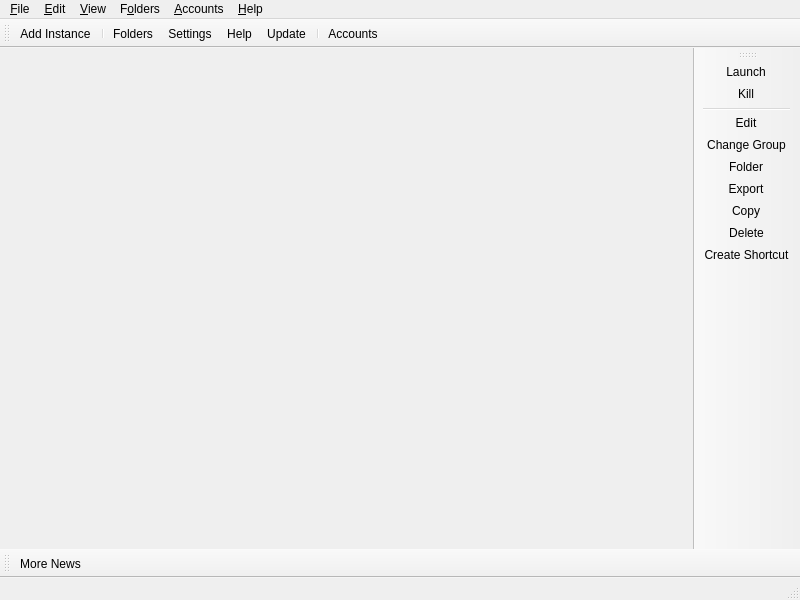
<?xml version="1.0" encoding="UTF-8"?>
<ui version="4.0">
 <class>MainWindow</class>
 <widget class="QMainWindow" name="MainWindow">
  <property name="geometry">
   <rect>
    <x>0</x>
    <y>0</y>
    <width>800</width>
    <height>600</height>
   </rect>
  </property>
  <widget class="QWidget" name="centralWidget">
   <layout class="QHBoxLayout" name="horizontalLayout">
    <property name="spacing">
     <number>0</number>
    </property>
    <property name="leftMargin">
     <number>0</number>
    </property>
    <property name="topMargin">
     <number>0</number>
    </property>
    <property name="rightMargin">
     <number>0</number>
    </property>
    <property name="bottomMargin">
     <number>0</number>
    </property>
   </layout>
  </widget>
  <widget class="QStatusBar" name="statusBar"/>
  <widget class="QToolBar" name="mainToolBar">
   <property name="windowTitle">
    <string>Main Toolbar</string>
   </property>
   <property name="allowedAreas">
    <set>Qt::ToolBarArea::BottomToolBarArea|Qt::ToolBarArea::TopToolBarArea</set>
   </property>
   <property name="toolButtonStyle">
    <enum>Qt::ToolButtonStyle::ToolButtonTextBesideIcon</enum>
   </property>
   <property name="floatable">
    <bool>false</bool>
   </property>
   <attribute name="toolBarArea">
    <enum>TopToolBarArea</enum>
   </attribute>
   <attribute name="toolBarBreak">
    <bool>false</bool>
   </attribute>
   <addaction name="actionAddInstance"/>
   <addaction name="separator"/>
   <addaction name="actionFoldersButton"/>
   <addaction name="actionSettings"/>
   <addaction name="actionHelpButton"/>
   <addaction name="actionCheckUpdate"/>
   <addaction name="separator"/>
   <addaction name="actionAccountsButton"/>
  </widget>
  <widget class="QToolBar" name="newsToolBar">
   <property name="windowTitle">
    <string>News Toolbar</string>
   </property>
   <property name="allowedAreas">
    <set>Qt::ToolBarArea::BottomToolBarArea|Qt::ToolBarArea::TopToolBarArea</set>
   </property>
   <property name="iconSize">
    <size>
     <width>16</width>
     <height>16</height>
    </size>
   </property>
   <property name="toolButtonStyle">
    <enum>Qt::ToolButtonStyle::ToolButtonTextBesideIcon</enum>
   </property>
   <property name="floatable">
    <bool>false</bool>
   </property>
   <attribute name="toolBarArea">
    <enum>BottomToolBarArea</enum>
   </attribute>
   <attribute name="toolBarBreak">
    <bool>false</bool>
   </attribute>
   <addaction name="actionMoreNews"/>
  </widget>
  <widget class="WideBar" name="instanceToolBar">
   <property name="windowTitle">
    <string>Instance Toolbar</string>
   </property>
   <property name="allowedAreas">
    <set>Qt::ToolBarArea::LeftToolBarArea|Qt::ToolBarArea::RightToolBarArea</set>
   </property>
   <property name="iconSize">
    <size>
     <width>16</width>
     <height>16</height>
    </size>
   </property>
   <property name="toolButtonStyle">
    <enum>Qt::ToolButtonStyle::ToolButtonTextBesideIcon</enum>
   </property>
   <property name="floatable">
    <bool>false</bool>
   </property>
   <property name="useDefaultAction" stdset="0">
    <bool>true</bool>
   </property>
   <attribute name="toolBarArea">
    <enum>RightToolBarArea</enum>
   </attribute>
   <attribute name="toolBarBreak">
    <bool>false</bool>
   </attribute>
   <addaction name="actionLaunchInstance"/>
   <addaction name="actionKillInstance"/>
   <addaction name="separator"/>
   <addaction name="actionEditInstance"/>
   <addaction name="actionChangeInstGroup"/>
   <addaction name="actionViewSelectedInstFolder"/>
   <addaction name="actionExportInstance"/>
   <addaction name="actionCopyInstance"/>
   <addaction name="actionDeleteInstance"/>
   <addaction name="actionCreateInstanceShortcut"/>
  </widget>
  <widget class="QMenuBar" name="menuBar">
   <property name="geometry">
    <rect>
     <x>0</x>
     <y>0</y>
     <width>800</width>
     <height>30</height>
    </rect>
   </property>
   <widget class="QMenu" name="fileMenu">
    <property name="title">
     <string>&amp;File</string>
    </property>
    <property name="toolTipsVisible">
     <bool>true</bool>
    </property>
    <addaction name="actionAddInstance"/>
    <addaction name="separator"/>
    <addaction name="actionLaunchInstance"/>
    <addaction name="actionKillInstance"/>
    <addaction name="separator"/>
    <addaction name="actionEditInstance"/>
    <addaction name="actionChangeInstGroup"/>
    <addaction name="actionViewSelectedInstFolder"/>
    <addaction name="actionExportInstance"/>
    <addaction name="actionCopyInstance"/>
    <addaction name="actionDeleteInstance"/>
    <addaction name="actionCreateInstanceShortcut"/>
    <addaction name="separator"/>
    <addaction name="actionSettings"/>
    <addaction name="actionCloseWindow"/>
   </widget>
   <widget class="QMenu" name="editMenu">
    <property name="title">
     <string>&amp;Edit</string>
    </property>
    <property name="toolTipsVisible">
     <bool>true</bool>
    </property>
    <addaction name="actionUndoTrashInstance"/>
   </widget>
   <widget class="QMenu" name="viewMenu">
    <property name="title">
     <string>&amp;View</string>
    </property>
    <property name="toolTipsVisible">
     <bool>true</bool>
    </property>
    <addaction name="actionChangeTheme"/>
    <addaction name="separator"/>
    <addaction name="actionToggleStatusBar"/>
    <addaction name="actionLockToolbars"/>
    <addaction name="separator"/>
   </widget>
   <widget class="QMenu" name="foldersMenu">
    <property name="title">
     <string>F&amp;olders</string>
    </property>
    <property name="toolTipsVisible">
     <bool>true</bool>
    </property>
    <addaction name="actionViewLauncherRootFolder"/>
    <addaction name="actionViewLogsFolder"/>
    <addaction name="separator"/>
    <addaction name="actionViewInstanceFolder"/>
    <addaction name="actionViewIconsFolder"/>
    <addaction name="actionViewCentralModsFolder"/>
    <addaction name="actionViewJavaFolder"/>
    <addaction name="actionViewSkinsFolder"/>
    <addaction name="separator"/>
    <addaction name="actionViewWidgetThemeFolder"/>
    <addaction name="actionViewIconThemeFolder"/>
    <addaction name="actionViewCatPackFolder"/>
   </widget>
   <widget class="QMenu" name="accountsMenu">
    <property name="title">
     <string>&amp;Accounts</string>
    </property>
   </widget>
   <widget class="QMenu" name="helpMenu">
    <property name="title">
     <string>&amp;Help</string>
    </property>
    <property name="toolTipsVisible">
     <bool>true</bool>
    </property>
    <addaction name="actionClearMetadata"/>
    <addaction name="actionReportBug"/>
    <addaction name="actionViewLog"/>
    <addaction name="actionAddToPATH"/>
    <addaction name="separator"/>
    <addaction name="actionMATRIX"/>
    <addaction name="actionDISCORD"/>
    <addaction name="actionREDDIT"/>
    <addaction name="separator"/>
    <addaction name="actionMoreNews"/>
    <addaction name="actionCheckUpdate"/>
    <addaction name="actionOpenWiki"/>
    <addaction name="actionAbout"/>
   </widget>
   <addaction name="fileMenu"/>
   <addaction name="editMenu"/>
   <addaction name="viewMenu"/>
   <addaction name="foldersMenu"/>
   <addaction name="accountsMenu"/>
   <addaction name="helpMenu"/>
  </widget>
  <action name="actionMoreNews">
   <property name="icon">
    <iconset theme="news"/>
   </property>
   <property name="text">
    <string>More News...</string>
   </property>
   <property name="toolTip">
    <string>Open the development blog to read more news about %1.</string>
   </property>
  </action>
  <action name="actionCAT">
   <property name="checkable">
    <bool>true</bool>
   </property>
   <property name="icon">
    <iconset theme="cat"/>
   </property>
   <property name="text">
    <string>&amp;Meow</string>
   </property>
   <property name="toolTip">
    <string>It's a fluffy kitty :3</string>
   </property>
  </action>
  <action name="actionToggleStatusBar">
   <property name="checkable">
    <bool>true</bool>
   </property>
   <property name="text">
    <string>Status Bar</string>
   </property>
  </action>
  <action name="actionLockToolbars">
   <property name="checkable">
    <bool>true</bool>
   </property>
   <property name="text">
    <string>Lock Toolbars</string>
   </property>
  </action>
  <action name="actionUndoTrashInstance">
   <property name="enabled">
    <bool>false</bool>
   </property>
   <property name="text">
    <string>&amp;Undo Last Instance Deletion</string>
   </property>
  </action>
  <action name="actionAddInstance">
   <property name="icon">
    <iconset theme="new"/>
   </property>
   <property name="text">
    <string>Add Instanc&amp;e...</string>
   </property>
   <property name="toolTip">
    <string>Add a new instance.</string>
   </property>
  </action>
  <action name="actionCheckUpdate">
   <property name="icon">
    <iconset theme="checkupdate"/>
   </property>
   <property name="text">
    <string>&amp;Update...</string>
   </property>
   <property name="toolTip">
    <string>Check for new updates for %1.</string>
   </property>
   <property name="menuRole">
    <enum>QAction::MenuRole::ApplicationSpecificRole</enum>
   </property>
  </action>
  <action name="actionSettings">
   <property name="icon">
    <iconset theme="settings"/>
   </property>
   <property name="text">
    <string>Setti&amp;ngs...</string>
   </property>
   <property name="toolTip">
    <string>Change settings.</string>
   </property>
   <property name="menuRole">
    <enum>QAction::MenuRole::PreferencesRole</enum>
   </property>
  </action>
  <action name="actionManageSkins">
   <property name="icon">
    <iconset theme="settings"/>
   </property>
   <property name="text">
    <string>Manage &amp;Skins...</string>
   </property>
  </action>
  <action name="actionManageAccounts">
   <property name="icon">
    <iconset theme="accounts"/>
   </property>
   <property name="text">
    <string>&amp;Manage Accounts...</string>
   </property>
  </action>
  <action name="actionLaunchInstance">
   <property name="icon">
    <iconset theme="launch"/>
   </property>
   <property name="text">
    <string>&amp;Launch</string>
   </property>
   <property name="toolTip">
    <string>Launch the selected instance.</string>
   </property>
  </action>
  <action name="actionKillInstance">
   <property name="icon">
    <iconset theme="status-bad"/>
   </property>
   <property name="text">
    <string>&amp;Kill</string>
   </property>
   <property name="toolTip">
    <string>Kill the running instance.</string>
   </property>
   <property name="shortcut">
    <string>Ctrl+K</string>
   </property>
  </action>
  <action name="actionRenameInstance">
   <property name="icon">
    <iconset theme="rename"/>
   </property>
   <property name="text">
    <string>Rename</string>
   </property>
   <property name="toolTip">
    <string>Rename the selected instance.</string>
   </property>
  </action>
  <action name="actionChangeInstGroup">
   <property name="icon">
    <iconset theme="tag"/>
   </property>
   <property name="text">
    <string>&amp;Change Group...</string>
   </property>
   <property name="toolTip">
    <string>Change the selected instance's group.</string>
   </property>
   <property name="shortcut">
    <string>Ctrl+G</string>
   </property>
  </action>
  <action name="actionChangeInstIcon">
   <property name="text">
    <string>Change Icon</string>
   </property>
   <property name="toolTip">
    <string>Change the selected instance's icon.</string>
   </property>
  </action>
  <action name="actionEditInstance">
   <property name="icon">
    <iconset theme="settings"/>
   </property>
   <property name="text">
    <string>&amp;Edit...</string>
   </property>
   <property name="toolTip">
    <string>Change the instance settings, mods and versions.</string>
   </property>
   <property name="shortcut">
    <string>Ctrl+I</string>
   </property>
  </action>
  <action name="actionViewSelectedInstFolder">
   <property name="icon">
    <iconset theme="viewfolder"/>
   </property>
   <property name="text">
    <string>&amp;Folder</string>
   </property>
   <property name="toolTip">
    <string>Open the selected instance's root folder in a file browser.</string>
   </property>
  </action>
  <action name="actionDeleteInstance">
   <property name="icon">
    <iconset theme="delete"/>
   </property>
   <property name="text">
    <string>Dele&amp;te</string>
   </property>
   <property name="toolTip">
    <string>Delete the selected instance.</string>
   </property>
   <property name="autoRepeat">
    <bool>false</bool>
   </property>
  </action>
  <action name="actionCopyInstance">
   <property name="icon">
    <iconset theme="copy"/>
   </property>
   <property name="text">
    <string>Cop&amp;y...</string>
   </property>
   <property name="toolTip">
    <string>Copy the selected instance.</string>
   </property>
   <property name="shortcut">
    <string>Ctrl+D</string>
   </property>
  </action>
  <action name="actionExportInstance">
   <property name="icon">
    <iconset theme="export"/>
   </property>
   <property name="text">
    <string>E&amp;xport...</string>
   </property>
   <property name="toolTip">
    <string>Export the selected instance to supported formats.</string>
   </property>
  </action>
  <action name="actionExportInstanceZip">
   <property name="icon">
    <iconset theme="launcher"/>
   </property>
   <property name="text">
    <string>Prism Launcher (zip)</string>
   </property>
  </action>
  <action name="actionExportInstanceMrPack">
   <property name="icon">
    <iconset theme="modrinth"/>
   </property>
   <property name="text">
    <string>Modrinth (mrpack)</string>
   </property>
  </action>
  <action name="actionExportInstanceFlamePack">
   <property name="icon">
    <iconset theme="flame"/>
   </property>
   <property name="text">
    <string>CurseForge (zip)</string>
   </property>
  </action>
  <action name="actionCreateInstanceShortcut">
   <property name="icon">
    <iconset theme="shortcut"/>
   </property>
   <property name="text">
    <string>Create Shortcut</string>
   </property>
   <property name="toolTip">
    <string>Creates a shortcut on a selected folder to launch the selected instance.</string>
   </property>
  </action>
  <action name="actionNoAccountsAdded">
   <property name="icon">
    <iconset theme="noaccount"/>
   </property>
   <property name="text">
    <string>No accounts added!</string>
   </property>
  </action>
  <action name="actionNoDefaultAccount">
   <property name="checkable">
    <bool>true</bool>
   </property>
   <property name="icon">
    <iconset theme="noaccount"/>
   </property>
   <property name="text">
    <string>No Default Account</string>
   </property>
   <property name="shortcut">
    <string>Ctrl+0</string>
   </property>
  </action>
  <action name="actionCloseWindow">
   <property name="icon">
    <iconset theme="status-bad"/>
   </property>
   <property name="text">
    <string>Close &amp;Window</string>
   </property>
   <property name="toolTip">
    <string>Close the current window</string>
   </property>
   <property name="menuRole">
    <enum>QAction::MenuRole::NoRole</enum>
   </property>
  </action>
  <action name="actionViewInstanceFolder">
   <property name="icon">
    <iconset theme="viewfolder"/>
   </property>
   <property name="text">
    <string>I&amp;nstances</string>
   </property>
   <property name="toolTip">
    <string>Open the instances folder in a file browser.</string>
   </property>
  </action>
  <action name="actionViewLauncherRootFolder">
   <property name="icon">
    <iconset theme="viewfolder"/>
   </property>
   <property name="text">
    <string>Launcher &amp;Data</string>
   </property>
   <property name="toolTip">
    <string>Open the launcher's root folder in a file browser.</string>
   </property>
  </action>
  <action name="actionViewCentralModsFolder">
   <property name="icon">
    <iconset theme="centralmods"/>
   </property>
   <property name="text">
    <string>&amp;Mods (Quick Access)</string>
   </property>
   <property name="toolTip">
    <string>Open the mods folder in a file browser.</string>
   </property>
  </action>
  <action name="actionViewSkinsFolder">
   <property name="icon">
    <iconset theme="viewfolder"/>
   </property>
   <property name="text">
    <string>&amp;Skins</string>
   </property>
   <property name="toolTip">
    <string>Open the skins folder in a file browser.</string>
   </property>
  </action>
  <action name="actionViewIconsFolder">
   <property name="icon">
    <iconset theme="viewfolder"/>
   </property>
   <property name="text">
    <string>Instance &amp;Icons</string>
   </property>
   <property name="toolTip">
    <string>Open the instance icons folder in a file browser.</string>
   </property>
  </action>
  <action name="actionViewLogsFolder">
   <property name="icon">
    <iconset theme="viewfolder"/>
   </property>
   <property name="text">
    <string>Launcher &amp;Logs</string>
   </property>
   <property name="toolTip">
    <string>Open the logs folder in a file browser.</string>
   </property>
  </action>
  <action name="actionChangeTheme">
   <property name="text">
    <string>Themes</string>
   </property>
  </action>
  <action name="actionReportBug">
   <property name="icon">
    <iconset theme="bug"/>
   </property>
   <property name="text">
    <string>Report a Bug or Suggest a Feature</string>
   </property>
   <property name="toolTip">
    <string>Open the bug tracker to report a bug with %1.</string>
   </property>
  </action>
  <action name="actionDISCORD">
   <property name="icon">
    <iconset theme="discord"/>
   </property>
   <property name="text">
    <string>&amp;Discord Guild</string>
   </property>
   <property name="toolTip">
    <string>Open %1 Discord guild.</string>
   </property>
  </action>
  <action name="actionMATRIX">
   <property name="icon">
    <iconset theme="matrix"/>
   </property>
   <property name="text">
    <string>&amp;Matrix Space</string>
   </property>
   <property name="toolTip">
    <string>Open %1 Matrix space.</string>
   </property>
  </action>
  <action name="actionREDDIT">
   <property name="icon">
    <iconset theme="reddit-alien"/>
   </property>
   <property name="text">
    <string>Sub&amp;reddit</string>
   </property>
   <property name="toolTip">
    <string>Open %1 subreddit.</string>
   </property>
  </action>
  <action name="actionAbout">
   <property name="icon">
    <iconset theme="about"/>
   </property>
   <property name="text">
    <string>&amp;About %1</string>
   </property>
   <property name="toolTip">
    <string>View information about %1.</string>
   </property>
   <property name="menuRole">
    <enum>QAction::MenuRole::AboutRole</enum>
   </property>
  </action>
  <action name="actionClearMetadata">
   <property name="icon">
    <iconset theme="refresh"/>
   </property>
   <property name="text">
    <string>&amp;Clear Metadata Cache</string>
   </property>
   <property name="toolTip">
    <string>Clear cached metadata</string>
   </property>
  </action>
  <action name="actionViewLog">
   <property name="icon">
    <iconset theme="log"/>
   </property>
   <property name="text">
    <string>View logs</string>
   </property>
   <property name="toolTip">
    <string>View current and previous launcher logs</string>
   </property>
  </action>
  <action name="actionAddToPATH">
   <property name="icon">
    <iconset theme="custom-commands"/>
   </property>
   <property name="text">
    <string>Install to &amp;PATH</string>
   </property>
   <property name="toolTip">
    <string>Install a %1 symlink to /usr/local/bin</string>
   </property>
  </action>
  <action name="actionFoldersButton">
   <property name="icon">
    <iconset theme="viewfolder"/>
   </property>
   <property name="text">
    <string>Folders</string>
   </property>
   <property name="toolTip">
    <string>Open one of the folders shared between instances.</string>
   </property>
  </action>
  <action name="actionHelpButton">
   <property name="icon">
    <iconset theme="help"/>
   </property>
   <property name="text">
    <string>Help</string>
   </property>
   <property name="toolTip">
    <string>Get help with %1 or Minecraft.</string>
   </property>
  </action>
  <action name="actionAccountsButton">
   <property name="icon">
    <iconset theme="noaccount"/>
   </property>
   <property name="text">
    <string>Accounts</string>
   </property>
  </action>
  <action name="actionOpenWiki">
   <property name="icon">
    <iconset theme="help"/>
   </property>
   <property name="text">
    <string>%1 &amp;Wiki</string>
   </property>
   <property name="toolTip">
    <string>Open the %1 wiki</string>
   </property>
  </action>
  <action name="actionViewWidgetThemeFolder">
   <property name="icon">
    <iconset theme="viewfolder"/>
   </property>
   <property name="text">
    <string>&amp;Widget Themes</string>
   </property>
   <property name="toolTip">
    <string>Open the widget themes folder in a file browser.</string>
   </property>
  </action>
  <action name="actionViewIconThemeFolder">
   <property name="icon">
    <iconset theme="viewfolder"/>
   </property>
   <property name="text">
    <string>I&amp;con Themes</string>
   </property>
   <property name="toolTip">
    <string>Open the icon theme folder in a file browser.</string>
   </property>
  </action>
  <action name="actionViewCatPackFolder">
   <property name="icon">
    <iconset theme="viewfolder"/>
   </property>
   <property name="text">
    <string>&amp;Cat Packs</string>
   </property>
   <property name="toolTip">
    <string>Open the cat packs folder in a file browser.</string>
   </property>
  </action>
  <action name="actionViewJavaFolder">
   <property name="icon">
    <iconset theme="viewfolder"/>
   </property>
   <property name="text">
    <string>&amp;Auto Downloaded Java</string>
   </property>
   <property name="toolTip">
    <string>Open the Java folder in a file browser. Only available if the built-in Java downloader is used.</string>
   </property>
  </action>
 </widget>
 <customwidgets>
  <customwidget>
   <class>WideBar</class>
   <extends>QToolBar</extends>
   <header>ui/widgets/WideBar.h</header>
  </customwidget>
 </customwidgets>
 <resources/>
 <connections/>
</ui>
